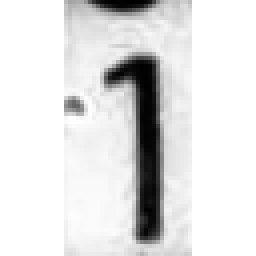
#> input picture digit_1.png, 64 x 64 px (shown 4 times larger); its folder holds only this picture in this run
$ python 'digit_segmentation_skeleton_cut (1).py' --image digit_1.png
#> lines starting #> are read from the running program, lines starting #| are printed output that depends on the picture; after the words box and inside, x2 and y2 are one past the last pixel; in counts of white or black regions, pixels touching at a corner belong together
#!/usr/bin/env python3
# -*- coding: utf-8 -*-
"""
Digit strip segmentation (N digits; default 5) using:
1) CLAHE + adaptive binarization
2) Deskew (PCA on foreground points)
3) Skeleton -> endpoints/junctions as seeds
4) Vertical projection minima + snap-to-grid
5) Crop each digit (tight on y) and pad to square
6) Strong frame suppression for edge columns

Author: ChatGPT (patched)
Requirements: Python 3.8+, OpenCV (cv2), NumPy
Optional: scikit-image (skeletonize), opencv-contrib (ximgproc.thinning)
"""

import os
import cv2
import numpy as np
import argparse

resize_target = None  # set in main()

# --- Optional: try scikit-image for skeletonization; otherwise fallback thinning ---
try:
    from skimage.morphology import skeletonize
    _HAS_SKIMAGE = True
except Exception:
    _HAS_SKIMAGE = False

# --- Optional: ximgproc.thinning (fast + clean) ---
try:
    import cv2.ximgproc as xip
    _HAS_XIMGPROC = True
except Exception:
    _HAS_XIMGPROC = False


# -------------------- Utils --------------------
def ensure_dir(p: str):
    if p and not os.path.exists(p):
        os.makedirs(p)


def clahe_grayscale(img):
    if len(img.shape) == 3:
        gray = cv2.cvtColor(img, cv2.COLOR_BGR2GRAY)
    else:
        gray = img.copy()
    clahe = cv2.createCLAHE(clipLimit=2.0, tileGridSize=(8, 8))
    return clahe.apply(gray)


def binarize(gray, block_size=21, C=10, gauss_ksize=3):
    """
    Adaptive (Gaussian) threshold + median denoise; fallback to Otsu if needed.
    Output: digits=white(255), background=black(0)
    """
    k = max(3, gauss_ksize | 1)
    blur = cv2.GaussianBlur(gray, (k, k), 0)
    try:
        bs = block_size if block_size % 2 == 1 else block_size + 1
        th = cv2.adaptiveThreshold(
            blur, 255,
            cv2.ADAPTIVE_THRESH_GAUSSIAN_C,
            cv2.THRESH_BINARY_INV,
            bs, C
        )
        th = cv2.medianBlur(th, 3)
    except Exception:
        _, th = cv2.threshold(blur, 0, 255, cv2.THRESH_BINARY_INV + cv2.THRESH_OTSU)
    return th


def deskew(gray_or_bin, force_landscape=True):
    """
    Deskew ด้วย PCA ของจุด foreground เพื่อลดผลรบกวนจากขอบ/เส้น
    Return: rotated_gray, angle_deg
    """
    if len(gray_or_bin.shape) == 3:
        gray = cv2.cvtColor(gray_or_bin, cv2.COLOR_BGR2GRAY)
    else:
        gray = gray_or_bin if gray_or_bin.dtype == np.uint8 else (gray_or_bin * 255).astype(np.uint8)

    bin_img = binarize(gray)

    ys, xs = np.nonzero(bin_img)
    if len(xs) < 10:
        out = gray
        if force_landscape and out.shape[0] > out.shape[1]:
            out = cv2.rotate(out, cv2.ROTATE_90_CLOCKWISE)
        return out, 0.0

    coords = np.column_stack((xs, ys)).astype(np.float32)
    mean, eigenvectors = cv2.PCACompute(coords, mean=np.array([]))
    vx, vy = eigenvectors[0]
    angle = np.degrees(np.arctan2(vy, vx))

    if angle < -45:
        angle += 90
    elif angle > 45:
        angle -= 90

    (h, w) = gray.shape[:2]
    M = cv2.getRotationMatrix2D((w // 2, h // 2), angle, 1.0)
    rotated = cv2.warpAffine(gray, M, (w, h), flags=cv2.INTER_CUBIC, borderMode=cv2.BORDER_REPLICATE)

    if force_landscape and rotated.shape[0] > rotated.shape[1]:
        rotated = cv2.rotate(rotated, cv2.ROTATE_90_CLOCKWISE)

    return rotated, angle


# -------------------- Skeleton & Seeds --------------------
def do_skeleton(binary):
    """
    binary expected: digits=white(255), bg=black(0)
    Returns a uint8 skeleton image (0/255).
    """
    if _HAS_XIMGPROC:
        return xip.thinning(binary)
    if _HAS_SKIMAGE:
        sk = skeletonize((binary > 0)).astype(np.uint8) * 255
        return sk
    prev = np.zeros_like(binary)
    skel = np.zeros_like(binary)
    element = cv2.getStructuringElement(cv2.MORPH_CROSS, (3, 3))
    img = binary.copy()
    while True:
        eroded = cv2.erode(img, element)
        temp = cv2.dilate(eroded, element)
        temp = cv2.subtract(img, temp)
        skel = cv2.bitwise_or(skel, temp)
        img = eroded.copy()
        if cv2.countNonZero(img) == 0 or np.array_equal(img, prev):
            break
        prev = img.copy()
    return skel


def find_junction_and_endpoints(skel):
    sk = (skel > 0).astype(np.uint8)
    kernel = np.array([[1, 1, 1],
                       [1, 0, 1],
                       [1, 1, 1]], dtype=np.uint8)
    neigh = cv2.filter2D(sk, -1, kernel, borderType=cv2.BORDER_CONSTANT)
    deg = neigh * sk

    ys, xs = np.where((sk == 1) & (deg == 1))
    endpoints = np.stack([xs, ys], axis=1) if len(xs) > 0 else np.empty((0, 2), dtype=int)

    yj, xj = np.where((sk == 1) & (deg >= 3))
    junctions = np.stack([xj, yj], axis=1) if len(xj) > 0 else np.empty((0, 2), dtype=int)
    return endpoints, junctions


# -------------------- Projection & Cuts --------------------
def vertical_projection(binary, band=(0.30, 0.70)):
    H, W = binary.shape
    y0 = int(max(0, min(H-1, H * band[0])))
    y1 = int(max(y0+1, min(H,   H * band[1])))

    colsum = (binary[y0:y1, :] > 0).sum(axis=0).astype(np.float32)
    if colsum.max() > 0:
        colsum = colsum / colsum.max()
    k = 9
    smoothed = np.convolve(colsum, np.ones(k) / k, mode='same')
    return smoothed


# [52 lines left out: function pick_cut_positions, not called in this run]


# -------------------- Frame/Noise helpers --------------------
def remove_frame_lines(digit_bin, v_ratio=0.60, h_ratio=0.60, edge_ratio=0.22):
    """ลบเส้นกรอบยาวใกล้ขอบภาพ (แนวตั้ง/แนวนอน) แล้วคืน binary ใหม่"""
    binu = digit_bin.copy()
    h, w = binu.shape

    kv = cv2.getStructuringElement(cv2.MORPH_RECT, (1, max(5, int(v_ratio * h))))
    vert = cv2.morphologyEx(binu, cv2.MORPH_OPEN, kv)
    mask_v = np.zeros_like(binu)
    m = max(1, int(edge_ratio * w))
    mask_v[:, :m] = vert[:, :m]
    mask_v[:, w - m:] = vert[:, w - m:]
    binu = cv2.subtract(binu, mask_v)

    kh = cv2.getStructuringElement(cv2.MORPH_RECT, (max(5, int(h_ratio * w)), 1))
    hori = cv2.morphologyEx(binu, cv2.MORPH_OPEN, kh)
    mask_h = np.zeros_like(binu)
    mY = max(1, int(edge_ratio * h))
    mask_h[:mY, :] = hori[:mY, :]
    mask_h[h - mY:, :] = hori[h - mY:, :]
    binu = cv2.subtract(binu, mask_h)

    return binu


def tight_crop_from_binary(gray, bin_img, margin=2):
    ys, xs = np.where(bin_img > 0)
    if len(xs) == 0:
        return gray, bin_img
    h, w = bin_img.shape
    x1, x2 = xs.min(), xs.max() + 1
    y1, y2 = ys.min(), ys.max() + 1
    x1 = max(0, x1 - margin); x2 = min(w, x2 + margin)
    y1 = max(0, y1 - margin); y2 = min(h, y2 + margin)
    return gray[y1:y2, x1:x2], bin_img[y1:y2, x1:x2]


# [36 lines left out: functions shave_borders_by_colfill, strip_edge_bands, not called in this run]


def filter_components_central(gray, bin_img, min_area_ratio=0.02):
    H, W = bin_img.shape
    num, labels, stats, cents = cv2.connectedComponentsWithStats(bin_img, 8)
    if num <= 1:
        return gray, bin_img
    areas = stats[1:, cv2.CC_STAT_AREA]
    cx0, cy0 = W/2.0, H/2.0

    keep = np.zeros_like(bin_img)
    for i in range(1, num):
        x, y, w, h, a = stats[i]
        cx, cy = cents[i]
        central = (abs(cx-cx0) <= 0.35*W) and (abs(cy-cy0) <= 0.45*H)
        if a >= max(12, min_area_ratio*H*W) or central:
            keep[labels==i] = 255

    if cv2.countNonZero(keep) == 0 and len(areas):
        i = 1 + int(np.argmax(areas))
        keep[labels==i] = 255

    ys, xs = np.where(keep>0)
    x1, x2 = xs.min(), xs.max()+1; y1, y2 = ys.min(), ys.max()+1
    return gray[y1:y2, x1:x2], keep[y1:y2, x1:x2]


# [10 lines left out: function recenter_by_moments, not called in this run]


def keep_main_component(gray, bin_img, min_area_ratio=0.01, border=1):
    H, W = bin_img.shape
    if bin_img.dtype != np.uint8:
        bin_img = (bin_img > 0).astype(np.uint8) * 255
    num, labels, stats, _ = cv2.connectedComponentsWithStats(bin_img, 8)
    keep = np.zeros_like(bin_img)
    for i in range(1, num):
        x, y, w, h, area = stats[i]
        if x <= border or y <= border or x + w >= W - border or y + h >= H - border:
            continue
        if area < max(10, int(min_area_ratio * H * W)):
            continue
        keep[labels == i] = 255
    if cv2.countNonZero(keep) == 0:
        if num > 1:
            i = 1 + int(np.argmax(stats[1:, cv2.CC_STAT_AREA]))
            keep[labels == i] = 255
        else:
            keep = bin_img.copy()

    ys, xs = np.where(keep > 0)
    if len(xs) == 0:
        return gray, keep
    x1, x2 = xs.min(), xs.max() + 1
    y1, y2 = ys.min(), ys.max() + 1
    return gray[y1:y2, x1:x2], keep[y1:y2, x1:x2]


def pad_square_and_resize(gray, bin_img, size=None, bg=255):
    h, w = gray.shape[:2]
    s = max(h, w)
    top = (s - h) // 2; bottom = s - h - top
    left = (s - w) // 2; right = s - w - left
    g = cv2.copyMakeBorder(gray, top, bottom, left, right, cv2.BORDER_CONSTANT, value=bg)
    b = cv2.copyMakeBorder(bin_img, top, bottom, left, right, cv2.BORDER_CONSTANT, value=0)
    if size:
        g = cv2.resize(g, (size, size), interpolation=cv2.INTER_LINEAR)
        b = cv2.resize(b, (size, size), interpolation=cv2.INTER_NEAREST)
    return g, b


# [16 lines left out: function hard_shave_side, not called in this run]


def clear_white_touching_border(bin_img):
    """
    ลบคอมโพเนนต์ 'ขาว' ที่แตะขอบทั้งสี่ด้านออกด้วย floodFill (digits=white, bg=black)
    """
    img = bin_img.copy()
    h, w = img.shape
    mask = np.zeros((h+2, w+2), np.uint8)

    for x in range(w):
        if img[0, x] != 0:
            cv2.floodFill(img, mask, (x, 0), 0)
        if img[h-1, x] != 0:
            cv2.floodFill(img, mask, (x, h-1), 0)
    mask[:] = 0
    for y in range(h):
        if img[y, 0] != 0:
            cv2.floodFill(img, mask, (0, y), 0)
        if img[y, w-1] != 0:
            cv2.floodFill(img, mask, (w-1, y), 0)
    return img


def kill_edge_borders(bin_img, max_cut=0.35, thr=0.50, smooth=9):
    b = bin_img.copy()
    H, W = b.shape
    colfill = (b > 0).sum(axis=0) / max(1, H)
    k = max(1, smooth)
    colf = cv2.blur(colfill.reshape(1, -1).astype(np.float32), (1, k)).ravel()

    L, Llim = 0, int(max_cut * W)
    while L < Llim and colf[L] > thr:
        L += 1
    R, Rlim = W - 1, int(max_cut * W)
    while R > W - 1 - Rlim and colf[R] > thr:
        R -= 1

    if L > 0: b[:, :L] = 0
    if R < W - 1: b[:, R + 1:] = 0
    return b


def remove_border_tall_sticks(bin_img, side_band=0.30, min_h=0.90, max_w=0.30):
    H, W = bin_img.shape
    num, labels, stats, _ = cv2.connectedComponentsWithStats(bin_img, 8)
    keep = np.zeros_like(bin_img)
    for i in range(1, num):
        x, y, w, h, a = stats[i]
        cx = x + w/2
        touches = (x == 0) or (x + w >= W-1) or (y == 0) or (y + h >= H-1)
        near_side = (cx < side_band*W) or (cx > (1.0 - side_band)*W)
        if touches and near_side and h >= min_h*H and w <= max_w*W:
            continue  # drop frame pillar
        keep[labels == i] = 255
    return keep


def suppress_vertical_near_edges(bin_img, rel_len=0.93, band_frac=0.36):
    H, W = bin_img.shape
    kv = cv2.getStructuringElement(cv2.MORPH_RECT, (1, max(5, int(rel_len*H))))
    vlong = cv2.morphologyEx(bin_img, cv2.MORPH_OPEN, kv)
    mask = np.zeros_like(bin_img)
    m = int(band_frac*W)
    mask[:, :m] = 255; mask[:, W-m:] = 255
    vlong = cv2.bitwise_and(vlong, mask)
    return cv2.subtract(bin_img, vlong)


# [5 lines left out: function suppress_internal_horizontal, not called in this run]


def trim_caps_by_rowfill(gray, bin_img, top_frac=0.45, bot_frac=0.34, thr=0.48, hyst=0.42):
    H, W = bin_img.shape
    rowfill = (bin_img > 0).sum(axis=1) / max(1, W)

    T = 0
    while T < int(H*top_frac) and rowfill[T] > thr: T += 1
    while T < H-2 and rowfill[T] > hyst: T += 1

    B = H-1
    while B > H-1-int(H*bot_frac) and rowfill[B] > thr: B -= 1
    while B > 1 and rowfill[B] > hyst: B -= 1

    T = max(0, min(T, H-2)); B = max(T+1, min(B, H-1))
    return gray[T:B+1, :], bin_img[T:B+1, :]


# [17 lines left out: function remove_side_pillars, not called in this run]


def keep_thick_strokes(bin_img, dt_frac=0.40, dilate_iter=1):
    """
    เก็บเฉพาะส่วนที่หนาของลายเส้นด้วย Distance Transform
    ใช้กับ binary แบบ digits=white(255), bg=black(0)
    """
    if bin_img.dtype != np.uint8:
        bin_img = (bin_img > 0).astype(np.uint8) * 255
    inv = cv2.bitwise_not(bin_img)  # bg=255, fg=0
    dt = cv2.distanceTransform(inv, cv2.DIST_L2, 5)
    m = float(dt.max())
    if m <= 0:
        return bin_img.copy()
    thick = (dt > (dt_frac * m)).astype(np.uint8) * 255
    k = cv2.getStructuringElement(cv2.MORPH_ELLIPSE, (3,3))
    if dilate_iter > 0:
        thick = cv2.dilate(thick, k, iterations=dilate_iter)
    return thick


def remove_lines_hough(gray, bin_img, min_len_ratio=0.75, max_gap=2):
    """ลบเส้นตรงยาวแนวตั้ง/แนวนอนด้วย HoughLinesP บนภาพหลัก"""
    H, W = bin_img.shape
    edges = cv2.Canny(gray, 30, 90)
    lines = cv2.HoughLinesP(
        edges, 1, np.pi/180, threshold=50,
        minLineLength=int(min_len_ratio*min(H, W)),
        maxLineGap=max_gap
    )
    out = bin_img.copy()
    if lines is not None:
        for x1,y1,x2,y2 in lines[:,0]:
            if abs(x2-x1) <= 2 or abs(y2-y1) <= 2:      # เกือบตั้ง/นอน
                cv2.line(out, (x1,y1), (x2,y2), 0, 3)
    return out


# -------------------- Digit cleanup (patched) --------------------
def post_trim_digit(digit_gray, digit_bin, margin=2):
    """
    ลำดับใหม่: เคลียร์ของแตะขอบ → ลบกรอบยาว/เสายาวแถบขอบ → ตัด band บน/ล่าง →
    เลือกคอมโพเนนต์กลาง → เก็บเส้นหนา (ตัวเลข) → tight + กันขอบ → Hough
    """
    g = digit_gray.copy()
    b = digit_bin.copy()

    # 0) ลบคอมโพเนนต์ที่แตะขอบก่อน
    b = clear_white_touching_border(b)

    # 1) ลบเส้นกรอบยาว + โกนขอบหนามาก
    b = remove_frame_lines(b, v_ratio=0.95, h_ratio=0.85, edge_ratio=0.55)
    b = kill_edge_borders(b, max_cut=0.35, thr=0.50, smooth=9)

    # 2) เสาตั้งยาวในแถบซ้าย/ขวา
    b = suppress_vertical_near_edges(b, rel_len=0.93, band_frac=0.36)
    b = remove_border_tall_sticks(b, side_band=0.34, min_h=0.90, max_w=0.30)

    # 3) ตัดแถบบน/ล่างที่ยังหนา
    g, b = trim_caps_by_rowfill(g, b, top_frac=0.45, bot_frac=0.34, thr=0.48, hyst=0.42)

    # 4) เลือกคอมโพเนนต์ตัวเลขก่อน (ใหญ่/กลาง)
    g, b = filter_components_central(g, b, min_area_ratio=0.015)

    # 5) เก็บเฉพาะเส้นหนาของตัวเลข เพื่อตัดกรอบบางๆ ออก
    b = keep_thick_strokes(b, dt_frac=0.40, dilate_iter=1)

    # 6) tight-crop + pad กันขอบ
    g, b = tight_crop_from_binary(g, b, margin=1)
    g = cv2.copyMakeBorder(g, 1,1,1,1, cv2.BORDER_CONSTANT, value=255)
    b = cv2.copyMakeBorder(b, 1,1,1,1, cv2.BORDER_CONSTANT, value=0)

    # 7) ลบเส้นตรงยาวตกค้าง (อ่อน)
    b = remove_lines_hough(g, b, min_len_ratio=0.75, max_gap=2)

    return g, b


# -------------------- Crop Cleanup ภายในแต่ละหลัก (ลบเส้นรบกวน/กรอบ/เสา)--------------------
def crop_digits(original_gray, binary, cuts, pad=4):
    H, W = binary.shape
    xs = [0] + cuts + [W]
    crops, boxes = [], []

    for i in range(len(xs) - 1):
        x1, x2 = xs[i], xs[i + 1]
        x1e = max(0, x1 - pad)
        x2e = min(W, x2 + pad)

        roi_bin  = binary[:, x1e:x2e]
        roi_gray = original_gray[:, x1e:x2e]

        rowsum = (roi_bin > 0).sum(axis=1)
        ys = np.where(rowsum > 0)[0]
        y1, y2 = (int(ys[0]), int(ys[-1] + 1)) if ys.size else (0, roi_bin.shape[0])

        digit_gray = roi_gray[y1:y2, :]
        if digit_gray.size == 0:
            continue  # safety

        # ใช้ binarize ที่อ่อนลงเพื่อไม่สร้างกรอบปลอม
        digit_bin  = binarize(digit_gray, block_size=31, C=8, gauss_ksize=3)

        # ล้างกรอบ + คอมโพเนนต์กลาง + เน้นเส้นหนา
        digit_gray, digit_bin = post_trim_digit(digit_gray, digit_bin, margin=2)

        # เก็บคอมโพเนนต์หลักอีกครั้ง (เผื่อ Hough ลบส่วนเกิน)
        digit_gray, digit_bin = keep_main_component(digit_gray, digit_bin, min_area_ratio=0.01, border=1)

        # pad/resize
        digit_gray_sq, digit_bin_sq = pad_square_and_resize(digit_gray, digit_bin, size=resize_target)

        crops.append((digit_gray_sq, digit_bin_sq))
        boxes.append((x1e, y1, x2e, y2))

    return crops, boxes


# -------------------- Pipeline --------------------
def segment_digits(image_bgr, num_digits=5, min_gap_ratio=0.12,
                   block_size=21, C=10, gauss_ksize=3):
    # 1) preprocess
    gray0 = clahe_grayscale(image_bgr)
    gray, ang = deskew(gray0)
    bin_img = binarize(gray, block_size=block_size, C=C, gauss_ksize=gauss_ksize)

    # 2) skeleton + seeds
    sk = do_skeleton(bin_img)
    endpoints, junctions = find_junction_and_endpoints(sk)

    H, W = sk.shape
    seed_x = []
    if len(junctions) > 0:
        seed_x.extend([int(x) for x, y in junctions])
    if len(endpoints) > 0:
        seed_x.extend([int(x) for x, y in endpoints if 0.2 * H < y < 0.8 * H])
    seed_x = sorted(list({x for x in seed_x if 0 <= x < W}))

    # 3) vertical projection (แถบกลาง) + จำกัดช่วงใช้งานแนวนอน
    prof_full = vertical_projection(bin_img, band=(0.30, 0.70))

    th = 0.05
    active_idx = np.where(prof_full > th)[0]
    if len(active_idx) > 0:
        L, R = int(active_idx[0]), int(active_idx[-1])
        if R - L < num_digits:
            L, R = 0, len(prof_full) - 1
    else:
        L, R = 0, len(prof_full) - 1

    sub_prof = prof_full[L:R+1]
    Wsub = len(sub_prof)
    step = max(1.0, Wsub / float(num_digits))
    win  = int(step * 0.35)

    minima = [x for x in range(1, Wsub-1)
              if sub_prof[x] <= sub_prof[x-1] and sub_prof[x] <= sub_prof[x+1]]

    cuts_sub = []
    for i in range(1, num_digits):
        target = int(round(i * step))
        lo, hi = max(1, target - win), min(Wsub - 2, target + win)
        cands = [x for x in minima if lo <= x <= hi]
        if cands:
            xbest = min(cands, key=lambda x: sub_prof[x])
        else:
            xbest = target
        cuts_sub.append(int(xbest))

    min_gap = max(6, int(Wsub * min_gap_ratio))
    cuts_sub = sorted(set(cuts_sub))
    fixed = []
    for x in cuts_sub:
        if not fixed or (x - fixed[-1]) >= min_gap:
            fixed.append(x)
    cuts_sub = fixed

    if len(cuts_sub) != (num_digits - 1):
        cuts_sub = [int(round(i * step)) for i in range(1, num_digits)]

    cuts = [x + L for x in cuts_sub]

    # 4) crop
    crops, boxes = crop_digits(gray, bin_img, cuts)

    out = {
        "gray": gray, "binary": bin_img, "skeleton": sk,
        "cuts": cuts, "boxes": boxes, "endpoints": endpoints, "junctions": junctions,
        "angle_deg": ang, "profile": prof_full
    }
    return crops, out


# [26 lines left out: function visualize_debug, not called in this run]


def save_crops(crops, outdir, prefix="digit", save_bin=False):
    ensure_dir(outdir)
    paths = []
    for i, (g, b) in enumerate(crops):
        pg = os.path.join(outdir, f"{prefix}_{i}.png")
        cv2.imwrite(pg, g)  # grayscale
        paths.append(pg)
        if save_bin:
            pb = os.path.join(outdir, f"{prefix}_{i}_bin.png")
            cv2.imwrite(pb, b)
    return paths


# -------------------- CLI --------------------
def parse_args():
    ap = argparse.ArgumentParser()
    ap.add_argument("--image", default="D:/projectCPE/class0.png", help="Path to ROI image (digit strip).")
    ap.add_argument("--outdir", default="D:/projectCPE/out_digits", help="Output directory for crops.")
    ap.add_argument("--num-digits", type=int, default=5, help="Number of digits in the strip.")
    ap.add_argument("--min-gap-ratio", type=float, default=0.12,
                    help="Minimal horizontal gap between cuts relative to ROI width.")
    ap.add_argument("--debug", action="store_true", help="Save debug overlay and intermediates.")
    ap.add_argument("--save-bin", action="store_true", help="Also save binary crops for each digit.")
    # binarization params (global / for segment)
    ap.add_argument("--block", type=int, default=21, help="Adaptive threshold block size (odd).")
    ap.add_argument("--C", type=int, default=10, help="Adaptive threshold constant C.")
    ap.add_argument("--gauss-ksize", type=int, default=3, help="Gaussian blur kernel size (odd).")
    # output size
    ap.add_argument("--resize", type=int, default=64, help="Resize output digits to NxN (0=keep size).")
    return ap.parse_args()


def main():
    args = parse_args()

    global resize_target
    resize_target = args.resize if args.resize and args.resize > 0 else None

    img = cv2.imread(args.image, cv2.IMREAD_COLOR)
#> img is the input picture: shape (64, 64, 3); min 1, max 255, mean 225.1
    if img is None:
        raise SystemExit(f"Cannot read image: {args.image}")

    crops, meta = segment_digits(
        img,
        num_digits=args.num_digits,
        min_gap_ratio=args.min_gap_ratio,
        block_size=args.block,
        C=args.C,
        gauss_ksize=args.gauss_ksize
    )
#> in clahe_grayscale, `return clahe.apply(gray)`:
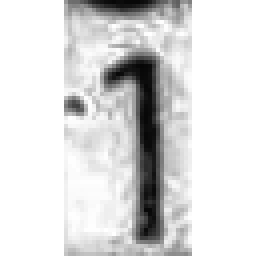
#> returned value: shape (64, 64) (shown 4 times larger); min 6, max 255, mean 219.4
#> in binarize, `blur = cv2.GaussianBlur(gray, (k, k), 0)`:
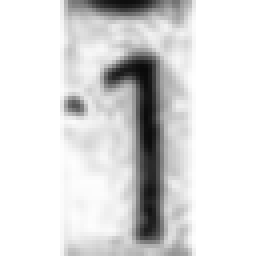
#> blur: shape (64, 64) (shown 4 times larger); min 10, max 255, mean 219.5
#> in binarize, `th = cv2.adaptiveThreshold( blur, 255, cv2.ADAPTIVE_THRESH_GAUSSIAN_C,..`:
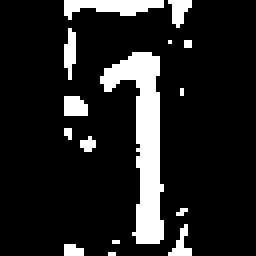
#> th: shape (64, 64) (shown 4 times larger); 13.3% white; 15 white regions (9 under 20 px), largest, box (x1, y1, x2, y2) and area: (25, 13, 41, 61) 325, (16, 0, 41, 5) 74, (16, 7, 19, 20) 27, (16, 24, 22, 29) 27, (42, 0, 48, 7) 25, (42, 56, 48, 64) 21
#> in binarize, `th = cv2.medianBlur(th, 3)`:
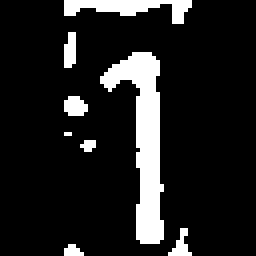
#> th: shape (64, 64) (shown 4 times larger); 12.4% white; 8 white regions (3 under 20 px), largest, box (x1, y1, x2, y2) and area: (25, 13, 41, 61) 322, (16, 0, 48, 6) 98, (16, 24, 22, 29) 24, (16, 8, 19, 17) 23, (42, 57, 48, 64) 20
#> in deskew, `ys, xs = np.nonzero(bin_img)`: ys = 509 values from 0 to 63; xs = 509 values, max 47 at index 31, min 16 at index 0, mean 32.86
#> in deskew, `coords = np.column_stack((xs, ys)).astype(np.float32)`: coords = 509 pairs, first value 16 to 47, second value 0 to 63
#> in deskew, `mean, eigenvectors = cv2.PCACompute(coords, mean=np.array([]))`: mean = [[32.86, 28.24]]; eigenvectors = [[0.138, 0.99], [0.99, -0.138]]
#> in deskew, `vx, vy = eigenvectors[0]`: vx = 0.138; vy = 0.99
#> in deskew, `angle = np.degrees(np.arctan2(vy, vx))`: angle = 82.05
#> in deskew, `angle -= 90`: angle = -7.95
#> in deskew, `M = cv2.getRotationMatrix2D((w // 2, h // 2), angle, 1.0)`: M = [[0.99, -0.138, 4.73], [0.138, 0.99, -4.12]]
#> in deskew, `rotated = cv2.warpAffine(gray, M, (w, h), flags=cv2.INTER_CUBIC, borde..`:
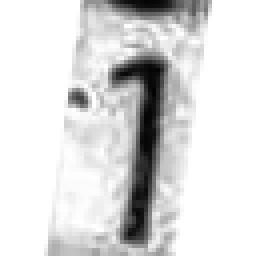
#> rotated: shape (64, 64) (shown 4 times larger); min 4, max 255, mean 218.9
#> in segment_digits, `gray, ang = deskew(gray0)`: ang = -7.95
#> call 2 of binarize, with block_size = 21, C = 10, gauss_ksize = 3
#> in binarize (call 2), `th = cv2.medianBlur(th, 3)`:
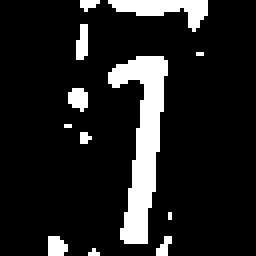
#> th: shape (64, 64) (shown 4 times larger); 12.6% white; 12 white regions (7 under 20 px), largest, box (x1, y1, x2, y2) and area: (27, 14, 42, 61) 319, (27, 0, 52, 8) 94, (17, 22, 22, 28) 23, (19, 6, 22, 15) 22, (12, 59, 17, 64) 21
#> in do_skeleton, `return xip.thinning(binary)`:
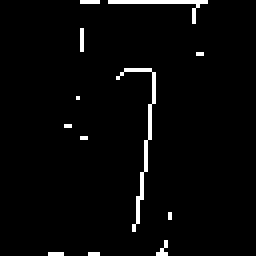
#> returned value: shape (64, 64) (shown 4 times larger); 2.8% white in thin lines or dots, all inside (x1, y1, x2, y2) = (12, 0, 52, 64)
#> (the rest of the program and of its run is left out)
